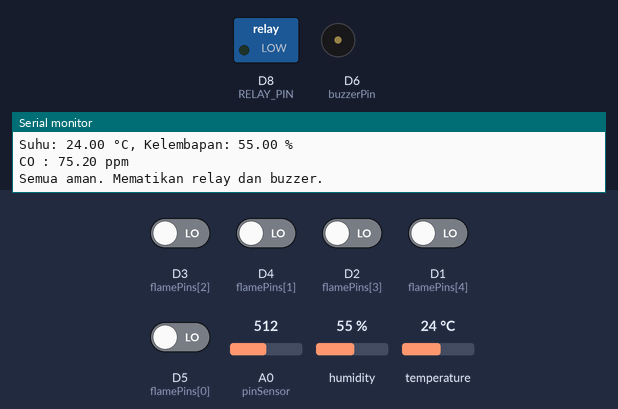
This sketch was run on a simulated ESP8266 (NodeMCU). Parts: switched loads named in the sketch (green lamp = pin HIGH), buzzer (waves = sounding, pin HIGH), the last lines printed to the serial monitor. The inputs (shaded band) are chosen by the test bench; at power-on: D1 (flamePins[4]), D2 (flamePins[3]), D3 (flamePins[2]), D4 (flamePins[1]), D5 (flamePins[0]) LOW, A0 (pinSensor) = 512, humidity 55 %, temperature 24 °C. WiFi joins after 1.5 s; servers stay silent unless stated; EEPROM starts erased.

Above: at 2.7 s.
2.8 s: A0 (pinSensor) set to 757
6.0 s: A0 (pinSensor) set to 781
At 8.1 s:
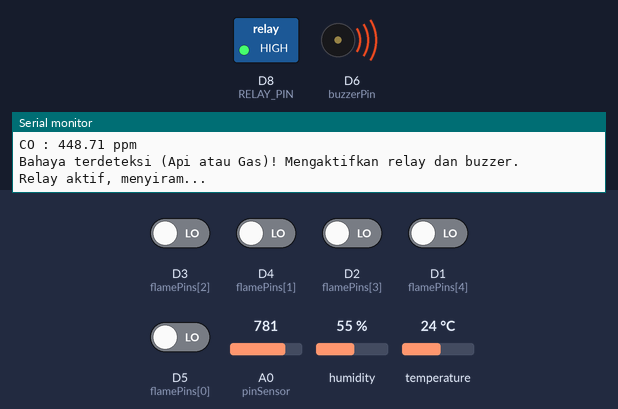
At 13.1 s:
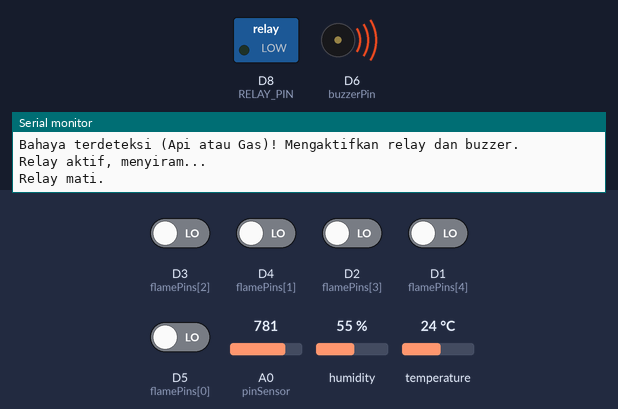
Timing chart, 0 to 22.0 s (numbered marks = the images above; inputs shaded):
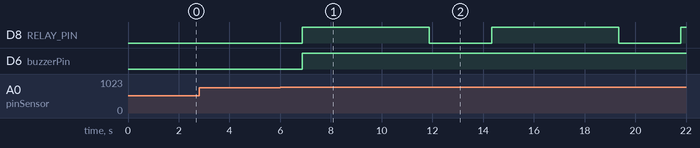

Measured:
- the behaviour switches between 766 and 767 on A0 (pinSensor) (found by bisection; images 0 and 1)
- after the input at 6.0 s, D8 (RELAY_PIN): alternates HIGH for 5.0 s and LOW for 2.5 s, starting after 0.88 s; D6 (buzzerPin): LOW → HIGH after 0.88 s

The sketch:

Pemadam_api_8266.ino
```cpp
#include <DHT.h>
#include <EEPROM.h>
#include <ESP8266WiFi.h>
#include <FirebaseESP8266.h> // Pastikan pustaka ini sudah diinstal

#define DHTPIN D7     // Pin untuk sensor DHT22
#define DHTTYPE DHT22 // Tipe sensor DHT

DHT dht(DHTPIN, DHTTYPE);

// Pin untuk sensor flame
const int flamePins[] = {D5, D4, D3, D2, D1};
// Pin untuk sensor MQ-7
#define pinSensor A0 // Pin untuk membaca sensor MQ-7
// Pin untuk buzzer dan relay
const int buzzerPin = D6;
#define RELAY_PIN D8  // Gunakan GPIO D8 sebagai pin kontrol relay

// EEPROM addresses
const int TEMP_ADDR = 0;      // Alamat EEPROM untuk suhu
const int HUMIDITY_ADDR = 4;  // Alamat EEPROM untuk kelembapan
const int CO_ADDR = 8;        // Alamat EEPROM untuk konsentrasi CO

long RL = 1000; // 1000 Ohm
long Ro = 830;  // 830 ohm (SILAHKAN DISESUAIKAN)

// WiFi credentials
const char* ssid = "SangatKencang";         // Ganti dengan SSID jaringan WiFi
const char* password = "sangatkencang";     // Ganti dengan password jaringan WiFi

// Firebase credentials
#define FIREBASE_HOST "https://skripsi-pemadam-api-default-rtdb.asia-southeast1.firebasedatabase.app" // URL Firebase Anda
#define FIREBASE_AUTH "AIzaSyA2W28xdpeFipeKilnLbj1q2ZM3l8gXmHM" // Ganti dengan kunci rahasia Firebase Anda

// Deklarasi objek FirebaseConfig dan FirebaseAuth
FirebaseData firebaseData;
FirebaseConfig firebaseConfig;
FirebaseAuth firebaseAuth;

// Fungsi untuk menyimpan data float ke EEPROM
void writeFloat(int address, float value) {
    byte *ptr = (byte *)(void *)&value;
    for (int i = 0; i < sizeof(value); i++) {
        EEPROM.write(address + i, *ptr++);
    }
}

// Fungsi untuk membaca data float dari EEPROM
float readFloat(int address) {
    float value = 0.0;
    byte *ptr = (byte *)(void *)&value;
    for (int i = 0; i < sizeof(value); i++) {
        *ptr++ = EEPROM.read(address + i);
    }
    return value;
}

void setup() {
    // Inisialisasi pin sensor flame
    for (int i = 0; i < 5; i++) {
        pinMode(flamePins[i], INPUT);
    }

    pinMode(buzzerPin, OUTPUT);        // Inisialisasi pin buzzer
    pinMode(RELAY_PIN, OUTPUT);        // Inisialisasi pin relay
    digitalWrite(RELAY_PIN, LOW);      // Relay dimatikan di awal

    Serial.begin(115200);              // Mulai komunikasi serial
    dht.begin();                       // Memulai sensor DHT

    // Koneksi ke jaringan WiFi
    WiFi.begin(ssid, password);
    Serial.print("Menghubungkan ke WiFi");
    while (WiFi.status() != WL_CONNECTED) {
        delay(500);
        Serial.print(".");
    }
    Serial.println("\nTerhubung ke jaringan WiFi");
    Serial.print("Alamat IP: ");
    Serial.println(WiFi.localIP());

    // Konfigurasi Firebase
    firebaseConfig.host = FIREBASE_HOST;
    firebaseConfig.api_key = FIREBASE_AUTH; // Kunci API untuk Firebase
    firebaseAuth.user.email = "YOUR_EMAIL"; // Jika menggunakan autentikasi email
    firebaseAuth.user.password = "YOUR_PASSWORD"; // Jika menggunakan autentikasi email

    // Inisialisasi Firebase
    Firebase.begin(&firebaseConfig, &firebaseAuth);

    // Membaca data dari EEPROM
    float lastTemperature = readFloat(TEMP_ADDR);
    float lastHumidity = readFloat(HUMIDITY_ADDR);
    float lastCO = readFloat(CO_ADDR);

    // Menampilkan data yang disimpan dari EEPROM
    Serial.print("Last Suhu: ");
    Serial.print(lastTemperature);
    Serial.print(" °C, Last Kelembapan: ");
    Serial.print(lastHumidity);
    Serial.print(" %, Last CO: ");
    Serial.print(lastCO);
    Serial.println(" ppm");
}

void loop() {
    // Membaca data dari sensor DHT22
    float humidity = dht.readHumidity();
    float temperature = dht.readTemperature();

    // Mengecek apakah pembacaan DHT22 berhasil
    if (isnan(humidity) || isnan(temperature)) {
        Serial.println("Gagal membaca dari sensor DHT!");
        return;
    }

    // Menyimpan suhu dan kelembapan terbaru ke EEPROM jika ada perubahan
    if (temperature != readFloat(TEMP_ADDR)) {
        writeFloat(TEMP_ADDR, temperature);
    }
    if (humidity != readFloat(HUMIDITY_ADDR)) {
        writeFloat(HUMIDITY_ADDR, humidity);
    }

    // Mengirim data ke Firebase
    Firebase.setFloat(firebaseData, "/temperature", temperature);
    Firebase.setFloat(firebaseData, "/humidity", humidity);

    // Menampilkan data suhu dan kelembapan ke Serial Monitor
    Serial.print("Suhu: ");
    Serial.print(temperature);
    Serial.print(" °C, Kelembapan: ");
    Serial.print(humidity);
    Serial.println(" %");

    // Mengecek status sensor flame
    bool flameDetected = false;
    for (int i = 0; i < 5; i++) {
        if (digitalRead(flamePins[i]) == HIGH) {
            flameDetected = true;
            Serial.print("Flame ");
            Serial.print(i + 1);  // Menampilkan nomor sensor flame (1-5)
            Serial.println(" aktif!"); // Keterangan jika sensor aktif
        }
    }

    // Membaca nilai dari sensor MQ-7
    int sensorvalue = analogRead(pinSensor); // Membaca nilai ADC dari sensor
    float VRL = sensorvalue * 5.00 / 1024;   // Mengubah nilai ADC menjadi nilai voltase (0 - 5.00 volt)

    float Rs = (5.00 * RL / VRL) - RL; // Menghitung Rs
    float ppm = 100 * pow(Rs / Ro, -1.53); // Menghitung konsentrasi CO dalam ppm

    // Menyimpan konsentrasi CO terbaru ke EEPROM jika ada perubahan
    if (ppm != readFloat(CO_ADDR)) {
        writeFloat(CO_ADDR, ppm);
    }

    // Mengirim data konsentrasi CO ke Firebase
    Firebase.setFloat(firebaseData, "/CO", ppm);

    // Menampilkan konsentrasi CO dalam ppm
    Serial.print("CO : ");
    Serial.print(ppm);
    Serial.println(" ppm");

    // Logika buzzer dan relay: Jika terdeteksi api atau gas berbahaya
    if (flameDetected || ppm > 400) {  // Jika api atau gas berbahaya terdeteksi
        Serial.println("Bahaya terdeteksi (Api atau Gas)! Mengaktifkan relay dan buzzer.");

        digitalWrite(buzzerPin, HIGH);  // Aktifkan buzzer
        digitalWrite(RELAY_PIN, HIGH);   // Aktifkan relay
        Serial.println("Relay aktif, menyiram...");

        delay(5000); // Relay menyala selama 5 detik

        digitalWrite(RELAY_PIN, LOW);   // Matikan relay setelah menyiram
        Serial.println("Relay mati.");

    } else {
        Serial.println("Semua aman. Mematikan relay dan buzzer.");
        digitalWrite(buzzerPin, LOW);   // Matikan buzzer
        digitalWrite(RELAY_PIN, LOW);    // Matikan relay jika tidak ada bahaya
    }

    delay(2000); // Tunggu 2 detik sebelum loop berikutnya
}
```
